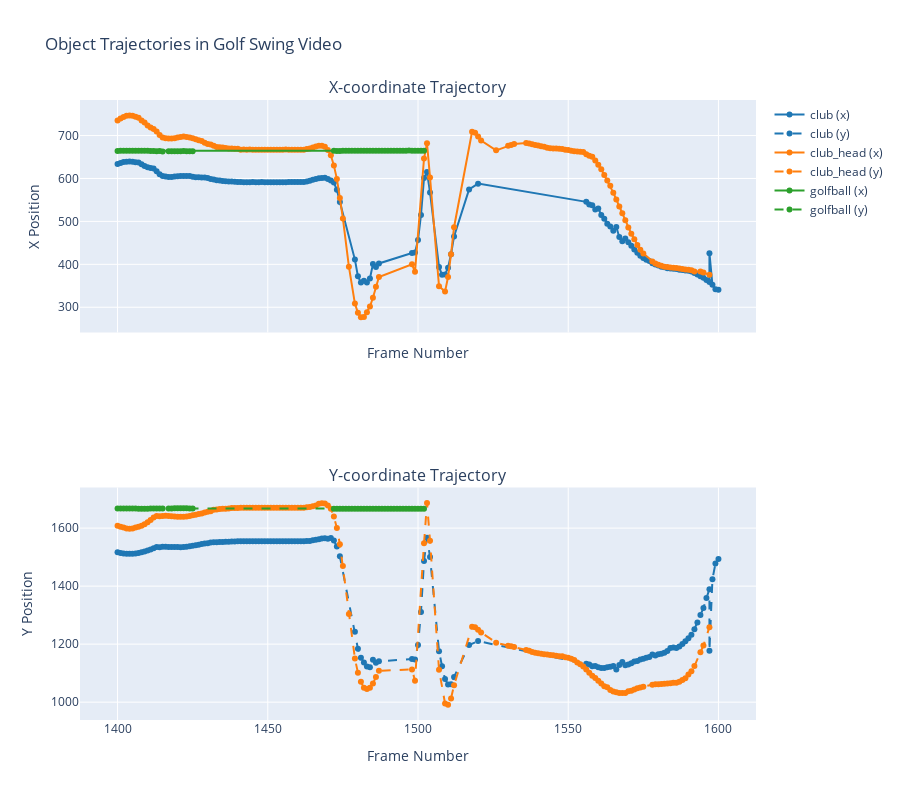

Notebook code for this chart:
### Code cell
# Example usage
video_file = "03.MOV"  # or "03.mp4" if it's an mp4 file
start_frame = 1400
end_frame = 1600
num_frames = 20

combined_plot(video_file, start_frame, end_frame, num_frames)

### Figure 1 — Plotly figure (JSON) as saved in the notebook; plotly's stock layout.template omitted (floating-point values rounded to 4 significant figures; data arrays with more than 128 entries replaced by an {"elided": "..."} marker saying what was removed)
{"data": [{"line": {"color": "#1f77b4"}, "mode": "lines+markers", "name": "club (x)", "type": "scatter", "x": {"elided": "145 int values"}, "xaxis": "x", "y": {"elided": "145 float values"}, "yaxis": "y"}, {"line": {"color": "#1f77b4", "dash": "dash"}, "mode": "lines+markers", "name": "club (y)", "type": "scatter", "x": {"elided": "145 int values"}, "xaxis": "x2", "y": {"elided": "145 float values"}, "yaxis": "y2"}, {"line": {"color": "#ff7f0e"}, "mode": "lines+markers", "name": "club_head (x)", "type": "scatter", "x": {"elided": "162 int values"}, "xaxis": "x", "y": {"elided": "162 float values"}, "yaxis": "y"}, {"line": {"color": "#ff7f0e", "dash": "dash"}, "mode": "lines+markers", "name": "club_head (y)", "type": "scatter", "x": {"elided": "162 int values"}, "xaxis": "x2", "y": {"elided": "162 float values"}, "yaxis": "y2"}, {"line": {"color": "#2ca02c"}, "mode": "lines+markers", "name": "golfball (x)", "type": "scatter", "x": [1400, 1401, 1402, 1403, 1404, 1405, 1406, 1407, 1408, 1409, 1410, 1411, 1412, 1413, 1414, 1415, 1417, 1418, 1419, 1420, 1421, 1422, 1423, 1424, 1425, 1472, 1473, 1474, 1475, 1476, 1477, 1478, 1479, 1480, 1481, 1482, 1483, 1484, 1485, 1486, 1487, 1488, 1489, 1490, 1491, 1492, 1493, 1494, 1495, 1496, 1497, 1498, 1499, 1500, 1501, 1502], "xaxis": "x", "y": [664, 664.5, 664.5, 664.5, 664.5, 664.5, 664.5, 664.5, 664.5, 664.5, 664.5, 664, 664, 663.5, 664, 663, 663.5, 663.5, 663.5, 663.5, 663.5, 664, 663.5, 663.5, 663.5, 664.5, 664, 664, 664.5, 664.5, 664.5, 664.5, 664.5, 664.5, 664.5, 664.5, 664.5, 664.5, 664.5, 664.5, 664.5, 664.5, 664.5, 664.5, 664.5, 664.5, 664.5, 664.5, 664.5, 664.5, 665, 664.5, 664.5, 664.5, 664.5, 664.5], "yaxis": "y"}, {"line": {"color": "#2ca02c", "dash": "dash"}, "mode": "lines+markers", "name": "golfball (y)", "type": "scatter", "x": [1400, 1401, 1402, 1403, 1404, 1405, 1406, 1407, 1408, 1409, 1410, 1411, 1412, 1413, 1414, 1415, 1417, 1418, 1419, 1420, 1421, 1422, 1423, 1424, 1425, 1472, 1473, 1474, 1475, 1476, 1477, 1478, 1479, 1480, 1481, 1482, 1483, 1484, 1485, 1486, 1487, 1488, 1489, 1490, 1491, 1492, 1493, 1494, 1495, 1496, 1497, 1498, 1499, 1500, 1501, 1502], "xaxis": "x2", "y": [1668.0, 1668, 1668, 1668, 1668, 1668.0, 1668.0, 1667, 1667, 1667, 1667, 1668, 1668.0, 1668, 1668, 1668, 1668.0, 1668, 1668.0, 1668.0, 1668.0, 1668.0, 1668.0, 1668.0, 1668.0, 1667, 1667, 1666.0, 1667, 1667, 1667, 1667, 1667, 1667, 1667, 1667, 1667, 1667, 1667, 1667, 1667, 1667, 1667, 1667, 1667, 1666.0, 1667, 1667, 1667, 1667, 1667, 1667, 1667, 1667, 1667, 1667], "yaxis": "y2"}], "layout": {"annotations": [{"font": {"size": 16}, "showarrow": false, "text": "X-coordinate Trajectory", "x": 0.5, "xanchor": "center", "xref": "paper", "y": 1, "yanchor": "bottom", "yref": "paper"}, {"font": {"size": 16}, "showarrow": false, "text": "Y-coordinate Trajectory", "x": 0.5, "xanchor": "center", "xref": "paper", "y": 0.375, "yanchor": "bottom", "yref": "paper"}], "height": 800, "title": {"text": "Object Trajectories in Golf Swing Video"}, "xaxis": {"anchor": "y", "domain": [0, 1], "matches": "x2", "showticklabels": false, "title": {"text": "Frame Number"}}, "xaxis2": {"anchor": "y2", "domain": [0, 1], "title": {"text": "Frame Number"}}, "yaxis": {"anchor": "x", "domain": [0.625, 1], "title": {"text": "X Position"}}, "yaxis2": {"anchor": "x2", "domain": [0, 0.375], "title": {"text": "Y Position"}}}}
